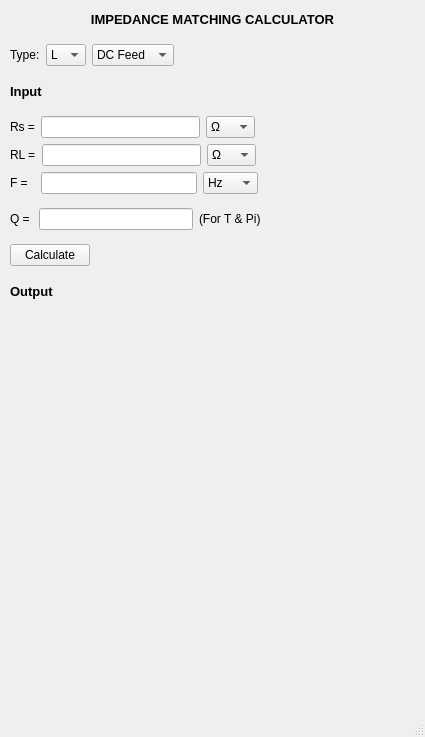
<?xml version="1.0" encoding="UTF-8"?>
<ui version="4.0">
 <class>MainWindow</class>
 <widget class="QMainWindow" name="MainWindow">
  <property name="geometry">
   <rect>
    <x>0</x>
    <y>0</y>
    <width>425</width>
    <height>737</height>
   </rect>
  </property>
  <property name="windowTitle">
   <string>MainWindow</string>
  </property>
  <widget class="QWidget" name="centralwidget">
   <widget class="QLabel" name="Pi_B">
    <property name="geometry">
     <rect>
      <x>50</x>
      <y>500</y>
      <width>320</width>
      <height>180</height>
     </rect>
    </property>
    <property name="text">
     <string/>
    </property>
    <property name="pixmap">
     <pixmap>D:/Năm 3/Kì 2/Điện tử tương tự II/Học/Bài tập lớn/src/Pi-B.png</pixmap>
    </property>
    <property name="scaledContents">
     <bool>true</bool>
    </property>
   </widget>
   <widget class="QLabel" name="Pi_D">
    <property name="geometry">
     <rect>
      <x>50</x>
      <y>500</y>
      <width>320</width>
      <height>180</height>
     </rect>
    </property>
    <property name="text">
     <string/>
    </property>
    <property name="pixmap">
     <pixmap>D:/Năm 3/Kì 2/Điện tử tương tự II/Học/Bài tập lớn/src/Pi-D.png</pixmap>
    </property>
    <property name="scaledContents">
     <bool>true</bool>
    </property>
   </widget>
   <widget class="QLabel" name="L_A">
    <property name="enabled">
     <bool>true</bool>
    </property>
    <property name="geometry">
     <rect>
      <x>50</x>
      <y>500</y>
      <width>320</width>
      <height>180</height>
     </rect>
    </property>
    <property name="text">
     <string/>
    </property>
    <property name="pixmap">
     <pixmap>D:/Năm 3/Kì 2/Điện tử tương tự II/Học/Bài tập lớn/src/L-A.png</pixmap>
    </property>
    <property name="scaledContents">
     <bool>true</bool>
    </property>
   </widget>
   <widget class="QLabel" name="L_B">
    <property name="geometry">
     <rect>
      <x>50</x>
      <y>500</y>
      <width>320</width>
      <height>180</height>
     </rect>
    </property>
    <property name="text">
     <string/>
    </property>
    <property name="pixmap">
     <pixmap>D:/Năm 3/Kì 2/Điện tử tương tự II/Học/Bài tập lớn/src/L-B.png</pixmap>
    </property>
    <property name="scaledContents">
     <bool>true</bool>
    </property>
    <property name="wordWrap">
     <bool>false</bool>
    </property>
   </widget>
   <widget class="QLabel" name="L_C">
    <property name="geometry">
     <rect>
      <x>50</x>
      <y>500</y>
      <width>320</width>
      <height>180</height>
     </rect>
    </property>
    <property name="text">
     <string/>
    </property>
    <property name="pixmap">
     <pixmap>D:/Năm 3/Kì 2/Điện tử tương tự II/Học/Bài tập lớn/src/L-C.png</pixmap>
    </property>
    <property name="scaledContents">
     <bool>true</bool>
    </property>
   </widget>
   <widget class="QLabel" name="L_D">
    <property name="geometry">
     <rect>
      <x>50</x>
      <y>500</y>
      <width>320</width>
      <height>180</height>
     </rect>
    </property>
    <property name="text">
     <string/>
    </property>
    <property name="pixmap">
     <pixmap>D:/Năm 3/Kì 2/Điện tử tương tự II/Học/Bài tập lớn/src/L-D.png</pixmap>
    </property>
    <property name="scaledContents">
     <bool>true</bool>
    </property>
   </widget>
   <widget class="QLabel" name="T_A">
    <property name="geometry">
     <rect>
      <x>50</x>
      <y>500</y>
      <width>320</width>
      <height>180</height>
     </rect>
    </property>
    <property name="text">
     <string/>
    </property>
    <property name="pixmap">
     <pixmap>D:/Năm 3/Kì 2/Điện tử tương tự II/Học/Bài tập lớn/src/T-A.png</pixmap>
    </property>
    <property name="scaledContents">
     <bool>true</bool>
    </property>
   </widget>
   <widget class="QLabel" name="T_C">
    <property name="geometry">
     <rect>
      <x>50</x>
      <y>500</y>
      <width>320</width>
      <height>180</height>
     </rect>
    </property>
    <property name="text">
     <string/>
    </property>
    <property name="pixmap">
     <pixmap>D:/Năm 3/Kì 2/Điện tử tương tự II/Học/Bài tập lớn/src/T-C.png</pixmap>
    </property>
    <property name="scaledContents">
     <bool>true</bool>
    </property>
   </widget>
   <widget class="QWidget" name="layoutWidget">
    <property name="geometry">
     <rect>
      <x>10</x>
      <y>0</y>
      <width>404</width>
      <height>443</height>
     </rect>
    </property>
    <layout class="QVBoxLayout" name="verticalLayout">
     <item>
      <layout class="QHBoxLayout" name="horizontalLayout">
       <item>
        <spacer name="horizontalSpacer">
         <property name="orientation">
          <enum>Qt::Horizontal</enum>
         </property>
         <property name="sizeHint" stdset="0">
          <size>
           <width>40</width>
           <height>20</height>
          </size>
         </property>
        </spacer>
       </item>
       <item>
        <widget class="QLabel" name="Title">
         <property name="enabled">
          <bool>true</bool>
         </property>
         <property name="font">
          <font>
           <pointsize>10</pointsize>
           <bold>true</bold>
          </font>
         </property>
         <property name="layoutDirection">
          <enum>Qt::LeftToRight</enum>
         </property>
         <property name="text">
          <string>IMPEDANCE MATCHING CALCULATOR</string>
         </property>
         <property name="alignment">
          <set>Qt::AlignCenter</set>
         </property>
        </widget>
       </item>
       <item>
        <spacer name="horizontalSpacer_7">
         <property name="orientation">
          <enum>Qt::Horizontal</enum>
         </property>
         <property name="sizeHint" stdset="0">
          <size>
           <width>40</width>
           <height>20</height>
          </size>
         </property>
        </spacer>
       </item>
      </layout>
     </item>
     <item>
      <layout class="QHBoxLayout" name="horizontalLayout_2">
       <item>
        <widget class="QLabel" name="TypeLabel">
         <property name="text">
          <string>Type:</string>
         </property>
        </widget>
       </item>
       <item>
        <widget class="QComboBox" name="TypeBox1">
         <item>
          <property name="text">
           <string>L</string>
          </property>
         </item>
         <item>
          <property name="text">
           <string>T</string>
          </property>
         </item>
         <item>
          <property name="text">
           <string>Pi</string>
          </property>
         </item>
        </widget>
       </item>
       <item>
        <widget class="QComboBox" name="TypeBox2">
         <item>
          <property name="text">
           <string>DC Feed</string>
          </property>
         </item>
         <item>
          <property name="text">
           <string>DC Block</string>
          </property>
         </item>
        </widget>
       </item>
       <item>
        <spacer name="horizontalSpacer_3">
         <property name="orientation">
          <enum>Qt::Horizontal</enum>
         </property>
         <property name="sizeHint" stdset="0">
          <size>
           <width>40</width>
           <height>20</height>
          </size>
         </property>
        </spacer>
       </item>
      </layout>
     </item>
     <item>
      <widget class="QLabel" name="InputLabel">
       <property name="font">
        <font>
         <pointsize>10</pointsize>
         <bold>true</bold>
        </font>
       </property>
       <property name="text">
        <string>Input</string>
       </property>
      </widget>
     </item>
     <item>
      <layout class="QHBoxLayout" name="horizontalLayout_3">
       <item>
        <widget class="QLabel" name="RsLabel">
         <property name="text">
          <string>Rs =</string>
         </property>
        </widget>
       </item>
       <item>
        <widget class="QLineEdit" name="RsLineEdit"/>
       </item>
       <item>
        <widget class="QComboBox" name="OhmComboBox1">
         <item>
          <property name="text">
           <string>Ω</string>
          </property>
         </item>
         <item>
          <property name="text">
           <string>kΩ</string>
          </property>
         </item>
         <item>
          <property name="text">
           <string>MΩ</string>
          </property>
         </item>
        </widget>
       </item>
       <item>
        <spacer name="horizontalSpacer_4">
         <property name="orientation">
          <enum>Qt::Horizontal</enum>
         </property>
         <property name="sizeHint" stdset="0">
          <size>
           <width>40</width>
           <height>20</height>
          </size>
         </property>
        </spacer>
       </item>
      </layout>
     </item>
     <item>
      <layout class="QHBoxLayout" name="horizontalLayout_4">
       <item>
        <widget class="QLabel" name="RLLabel">
         <property name="text">
          <string>RL =</string>
         </property>
        </widget>
       </item>
       <item>
        <widget class="QLineEdit" name="RLLineEdit">
         <property name="text">
          <string/>
         </property>
        </widget>
       </item>
       <item>
        <widget class="QComboBox" name="OhmComboBox2">
         <item>
          <property name="text">
           <string>Ω</string>
          </property>
         </item>
         <item>
          <property name="text">
           <string>kΩ</string>
          </property>
         </item>
         <item>
          <property name="text">
           <string>MΩ</string>
          </property>
         </item>
        </widget>
       </item>
       <item>
        <spacer name="horizontalSpacer_5">
         <property name="orientation">
          <enum>Qt::Horizontal</enum>
         </property>
         <property name="sizeHint" stdset="0">
          <size>
           <width>40</width>
           <height>20</height>
          </size>
         </property>
        </spacer>
       </item>
      </layout>
     </item>
     <item>
      <layout class="QHBoxLayout" name="horizontalLayout_5">
       <item>
        <widget class="QLabel" name="FLabel">
         <property name="text">
          <string>F =  </string>
         </property>
        </widget>
       </item>
       <item>
        <widget class="QLineEdit" name="FLineEdit">
         <property name="text">
          <string/>
         </property>
        </widget>
       </item>
       <item>
        <widget class="QComboBox" name="HzComboBox">
         <item>
          <property name="text">
           <string>Hz</string>
          </property>
         </item>
         <item>
          <property name="text">
           <string>kHz</string>
          </property>
         </item>
         <item>
          <property name="text">
           <string>MHz</string>
          </property>
         </item>
         <item>
          <property name="text">
           <string>GHz</string>
          </property>
         </item>
        </widget>
       </item>
       <item>
        <spacer name="horizontalSpacer_6">
         <property name="orientation">
          <enum>Qt::Horizontal</enum>
         </property>
         <property name="sizeHint" stdset="0">
          <size>
           <width>40</width>
           <height>20</height>
          </size>
         </property>
        </spacer>
       </item>
      </layout>
     </item>
     <item>
      <layout class="QHBoxLayout" name="QhorizontalLayout">
       <item>
        <widget class="QLabel" name="QLabelInput">
         <property name="text">
          <string>Q = </string>
         </property>
        </widget>
       </item>
       <item>
        <widget class="QLineEdit" name="Qinput">
         <property name="text">
          <string/>
         </property>
        </widget>
       </item>
       <item>
        <widget class="QLabel" name="label">
         <property name="text">
          <string>(For T &amp; Pi)</string>
         </property>
        </widget>
       </item>
       <item>
        <spacer name="horizontalSpacer_15">
         <property name="orientation">
          <enum>Qt::Horizontal</enum>
         </property>
         <property name="sizeHint" stdset="0">
          <size>
           <width>40</width>
           <height>20</height>
          </size>
         </property>
        </spacer>
       </item>
      </layout>
     </item>
     <item>
      <layout class="QHBoxLayout" name="horizontalLayout_6">
       <item>
        <widget class="QPushButton" name="CalculateButton">
         <property name="text">
          <string>Calculate</string>
         </property>
        </widget>
       </item>
       <item>
        <spacer name="horizontalSpacer_2">
         <property name="orientation">
          <enum>Qt::Horizontal</enum>
         </property>
         <property name="sizeHint" stdset="0">
          <size>
           <width>40</width>
           <height>20</height>
          </size>
         </property>
        </spacer>
       </item>
      </layout>
     </item>
     <item>
      <widget class="QLabel" name="OutputLabel">
       <property name="font">
        <font>
         <pointsize>10</pointsize>
         <bold>true</bold>
        </font>
       </property>
       <property name="text">
        <string>Output</string>
       </property>
      </widget>
     </item>
     <item>
      <widget class="QLabel" name="LValueLabel">
       <property name="text">
        <string/>
       </property>
      </widget>
     </item>
     <item>
      <widget class="QLabel" name="CValueLabel">
       <property name="text">
        <string/>
       </property>
      </widget>
     </item>
     <item>
      <widget class="QLabel" name="Qoutput">
       <property name="enabled">
        <bool>true</bool>
       </property>
       <property name="text">
        <string/>
       </property>
      </widget>
     </item>
    </layout>
   </widget>
  </widget>
  <widget class="QStatusBar" name="statusbar"/>
 </widget>
 <resources/>
 <connections/>
</ui>
